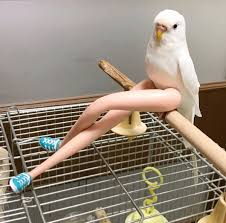
#> input picture assignment4/pics/bird_w_legs.jpg, 226 x 223 px
$ python blur.py ../../../pics/bird_w_legs.jpg out.png
#> lines starting #> are read from the running program, lines starting #| are printed output that depends on the picture
### assignment4/dist/blur_pkg-1.0/blur_pkg/blur_pkg.py
#!/usr/bin/env python
""" 4.6: Module containing the 'blur_pkg' package method 'blur(srcPath, dstPath)'.

This module contains the 'blur' method for the package (4.6).
Is also called by the console user interface 'blur.py' (4.5)
to handle reading from and writing to file.

Dependencies:
    cv2

    Local:
        blur_decorators
        blur_2
"""

import cv2
import blur_2 as b
from blur_decorators import validimageIOfiles

@validimageIOfiles
def blur_image(srcPath, dstPath=None):
    """ Blurs an image from a given image file.

    Uses the decorator 'validimageIOfiles' from 'blur_decorators'

    Args:
        srcPath (str): The path name for the image to blur.
        dstPath (str, optional): The path name to write the blurred image to.

    Returns:
        dst(int[][][]): 3d array containing the blurred image result.
    """
#> called with srcPath = '../../../pics/bird_w_legs.jpg', dstPath = 'out.png'
    #read source image (as float numbers)
    src = cv2.imread(srcPath).astype("float")

    #blur with the module blur_2
    dst = b.blur(src)

    #if destination path is given, write blurred image to file
    if dstPath is not None:
        cv2.imwrite(dstPath, dst)

    #return blurred image as 3d array of unsigned integers (parsed in blur_2)
    return dst

### assignment4/dist/blur_pkg-1.0/blur_pkg/blur_2.py
#!/usr/bin/env python
""" 4.2: Blurs an image by a 3x3 averaging kernel using numpy arrays.

Dependencies:
    numpy
    cv2
"""

import cv2
import numpy as np

def _calc(src, dst):
    """ Private method that handles actual calculation.
    Calculates using numpy array-slicing, but loops through each channel seperatly.
    Does not return list due to call-by-reference of lists in python.
    """
    for c in range(0, dst.shape[2]):
        dst[:, :, c] = ( src[1:-1, 1:-1, c+1] +
        src[ :-2, 1:-1, c+1]   + src[ 2:, 1:-1, c+1] +
        src[ 1:-1, :-2, c+1]   + src[ 1:-1, 2:, c+1] +
        src[:-2, :-2, c+1]     + src[:-2, 2:, c+1] +
        src[2:, :-2, c+1]      + src[2:, 2:, c+1]) / 9
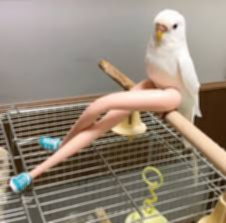
#> dst: shape (223, 226, 3) float64; mean B, G, R 123.1, 137.2, 149.6

    return dst

def blur(src):
    """ Blurs an image using numpy arrays to calculate blur.

    Args:
        src (int[][][]): The 3d matrix containing the original image.
    Returns:
        int[][][]: The 3d matrix of the blurred image result.
    """
    #set up source- and destination arrays
    dst = np.copy(src)
    src = np.pad(src.astype("float"), pad_width=1, mode='edge')

    #calculate blur
    _calc(src.astype("float"), dst)

    #return blurred image (as unsigned integers for OpenCV)
    return dst.astype("uint8")

### assignment4/dist/blur_pkg-1.0/blur_pkg/blur_decorators.py
#!/usr/bin/env python
""" Module containing useful decorator methods for this package.
"""

import os
import sys
import time
import mimetypes

def validimageIOfiles(func):
    """ Ensures validity of input and output image file arguments of the decorated function.

    Input image file is deemed valid if it is an existing, valid image file.
    Output image path (if given) is deemed valid if it has a legal image file extension.

    Args:
        func (function): Function to decorate.

    Returns:
        function: the decorated function

    Raises:
        ValueError: If the input or output image files are not valid.
    """

    def inner(*args, **kwargs):
        src_image_path = args[0]
        if len(args) is 1 or args[1] is None:
            dst_image_path = None
        else:
            dst_image_path = args[1]
        #src_image_path, dst_image_path
        legal_image_extensions = [".jpg", ".jpeg", ".jpx", ".png", ".bmp"]
        #source file - exists and is a valid image file
        if not os.path.isfile(src_image_path) or not "image" in mimetypes.guess_type(src_image_path)[0]:
            raise ValueError(f"source image path is not an existing, valid image file: {src_image_path}")
        #destination file - has a valid image file extension
        elif dst_image_path is not None and not any(dst_image_path.endswith(e) for e in legal_image_extensions):
            raise ValueError(f"destination image path does not have a valid image file extension:\n{legal_image_extensions}")
        else:
            return func(*args, **kwargs)

    return inner

### assignment4/dist/blur_pkg-1.0/blur_pkg/blur.py
#!/usr/bin/env python
""" 4.5: Command line user interface for blurring images.

Args:
    Required:
        source_file: The file containing the image to blur.
        destination_file: The path to write the blurred product to.
    Optional:
        --help, -h (flag, optional): Prints help text.
        --module, -m {1, 2, 3} (optional):
            Determines which implementation of the three (3) modules to use -
            {blur_1, blur_2, blur_3}.

Examples:
    $ python blur.py -h
    $ python blur.py infile.jpg outfile.jpg
    $ python blur.py -m 1 infile.jpg outfile.jpg

For more information on usage, see the help text using the '--help' flag.

Dependencies:
    Local:
        blur_pkg
        blur_1
        blur_2
        blur_3
"""

from argparse import ArgumentParser
import blur_1, blur_2, blur_3
import blur_pkg as b

#list of modules for blurring: index of modules[] = index of module.choices[]
modules = [None, blur_1, blur_2, blur_3]

#parser
parser = ArgumentParser(description="image blurrer (by 3x3 pixel kernel average)")

#add arguments
parser.add_argument("src",
    help="path of image source file", metavar="source_file")
parser.add_argument("dest",
    help="path of image destination file", metavar="destination_file")
parser.add_argument("-m", "--module",
    type=int, help="choose implementation 1 (python), 2 (numpy) or 3 (python w/ numba) - set to 2 by default",
    choices=range(1, len(modules)), default=2)

#apply and get arguments
args = parser.parse_args()

#error handling and checking validity of source and destination file in blur_modules
#if not valid, ValueError is thrown by the parser
try:
    b.blur_image(args.src, args.dest)
except ValueError as v:
    parser.error(v)
